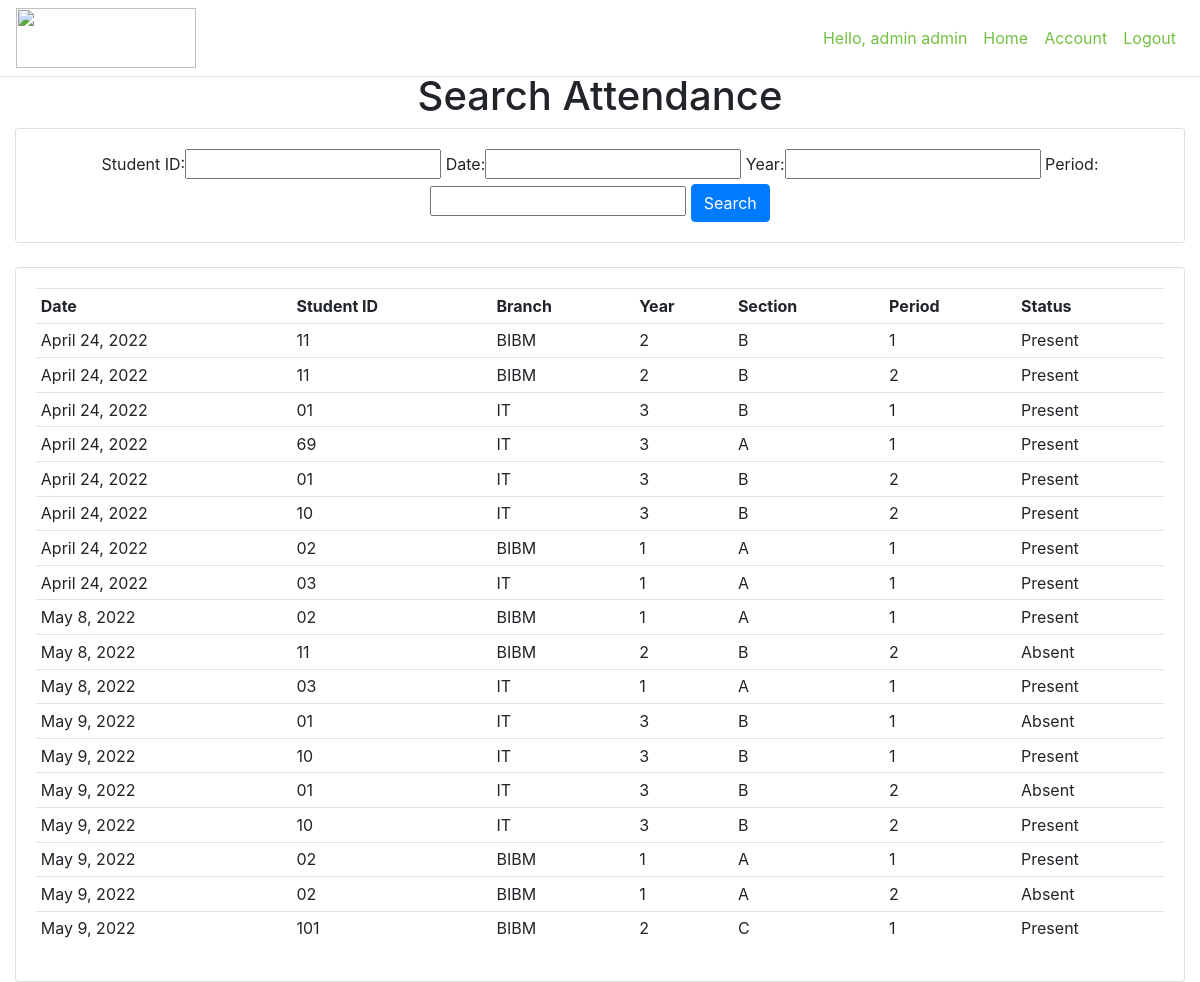
The app's page /searchattendence/ (signed in) with its own data.
### attendence_sys/models.py (models this page shows, shortened)
class Faculty(models.Model):
    user = models.OneToOneField(User, null = True, blank = True, on_delete= models.CASCADE)
    firstname = models.CharField(max_length=200, null=True, blank=True)
    lastname = models.CharField(max_length=200, null=True, blank=True)
    phone = models.CharField(max_length=200, null=True)
    email = models.CharField(max_length=200, null=True)
    profile_pic = models.ImageField(upload_to=user_directory_path ,null=True, blank=True)
    def __str__(self):
        return str(self.firstname + " " + self.lastname)

class Attendence(models.Model):
    Faculty_Name = models.CharField(max_length=200, null=True, blank=True)
    Student_ID = models.CharField(max_length=200, null=True, blank=True)
    date = models.DateField(auto_now_add = True, null = True)
    time = models.TimeField(auto_now_add=True, null = True)
    branch = models.CharField(max_length=200, null = True)
    year = models.CharField(max_length=200, null = True)
    section = models.CharField(max_length=200, null = True)
    period = models.CharField(max_length=200, null = True)
    status = models.CharField(max_length=200, null = True, default='Absent')

### attendence_sys/views.py (the view)
# urls.py: path('searchattendence/', views.searchAttendence, name='searchattendence'),
def searchAttendence(request):
    attendences = Attendence.objects.all()
    myFilter = AttendenceFilter(request.GET, queryset=attendences)
    attendences = myFilter.qs
    context = {'myFilter':myFilter, 'attendences': attendences, 'ta':False}
    return render(request, 'attendence_sys/attendence.html', context)

### attendence_sys/templates/attendence_sys/attendence.html (shortened to what this page needs)
{% extends 'attendence_sys/main.html' %}
{% block content %}
{% if ta == False %}
<center><h1>Search Attendance</h1></center>
<div class="row">
	<div class="col">
		<div class="card card-body">
			<center>
				<form method="get">
					{{myFilter.form}}
		    		<button class="btn btn-primary" type="submit">Search</button>
				</form>
			</center>
		</div>
	</div>
</div>
<br>
<div class="row">
	<div class="col-sm-12">
		<div class="card card-body">
			<table class="table table-sm">
				<tr>
					<th>Date</th>
					<th>Student ID</th>
					<th>Branch</th>
					<th>Year</th>
					<th>Section</th>
					<th>Period</th>
					<th>Status</th>
				</tr>
				{% for attendence in attendences %}
				<tr>
					<td>{{ attendence.date }}</td>
                    <td>{{ attendence.Student_ID }}</td>
					<td>{{ attendence.branch }}</td>
					<td>{{ attendence.year }}</td>
					<td>{{ attendence.section }}</td>
					<td>{{ attendence.period }}</td>
					<td>{{ attendence.status }}</td>
				</tr>
				{% endfor %}
			</table>
		</div>
	</div>
</div>
{% endif %}
{% endblock %}

### attendence_sys/templates/attendence_sys/navbar.html (shortened to what this page needs)
{% load static %}
<nav class="navbar navbar-expand-lg navbar-light fixed-top bg-white navbar border-bottom border-grey">
 <img src="{% static 'images/logo2.png' %}" height="60px" width="180px">
  <div class="collapse navbar-collapse" id="navbarNav">
    <ul class="navbar-nav ml-auto" >
      <li class="nav-item active">
        <span class="nav-link" style="color:#74c043">Hello, {{ request.user.faculty }}</span>
      </li>
      <li class="nav-item active">
        <a href="{% url 'home' %}" class="nav-link" style="color:#74c043">Home</a>
      </li>
      <li class="nav-item active">
        <a class="nav-link" href="{% url 'account' %}" style="color:#74c043">Account</a>
      </li>
      <li class="nav-item">
        <a class="nav-link" href="{% url 'logout' %}" style="color:#74c043">Logout</a>
      </li>
    </ul>
  </div>
</nav>

### records on screen
Attendence: date "April 24, 2022", Student_ID "11", branch "BIBM", year "2", section "B", period "1", status "Present"
Attendence: date "April 24, 2022", Student_ID "11", branch "BIBM", year "2", section "B", period "2", status "Present"
Attendence: date "April 24, 2022", Student_ID "01", branch "IT", year "3", section "B", period "1", status "Present"
Attendence: date "April 24, 2022", Student_ID "69", branch "IT", year "3", section "A", period "1", status "Present"
Attendence: date "April 24, 2022", Student_ID "01", branch "IT", year "3", section "B", period "2", status "Present"
Attendence: date "April 24, 2022", Student_ID "10", branch "IT", year "3", section "B", period "2", status "Present"
Attendence: date "April 24, 2022", Student_ID "02", branch "BIBM", year "1", section "A", period "1", status "Present"
Attendence: date "April 24, 2022", Student_ID "03", branch "IT", year "1", section "A", period "1", status "Present"
Attendence: date "May 8, 2022", Student_ID "02", branch "BIBM", year "1", section "A", period "1", status "Present"
Attendence: date "May 8, 2022", Student_ID "11", branch "BIBM", year "2", section "B", period "2", status "Absent"
Attendence: date "May 8, 2022", Student_ID "03", branch "IT", year "1", section "A", period "1", status "Present"
Attendence: date "May 9, 2022", Student_ID "01", branch "IT", year "3", section "B", period "1", status "Absent"
Attendence: date "May 9, 2022", Student_ID "10", branch "IT", year "3", section "B", period "1", status "Present"
Attendence: date "May 9, 2022", Student_ID "01", branch "IT", year "3", section "B", period "2", status "Absent"
Attendence: date "May 9, 2022", Student_ID "10", branch "IT", year "3", section "B", period "2", status "Present"
Attendence: date "May 9, 2022", Student_ID "02", branch "BIBM", year "1", section "A", period "1", status "Present"
Attendence: date "May 9, 2022", Student_ID "02", branch "BIBM", year "1", section "A", period "2", status "Absent"
Attendence: date "May 9, 2022", Student_ID "101", branch "BIBM", year "2", section "C", period "1", status "Present"

### other values on screen
{{ request.user.faculty }} "admin admin"
